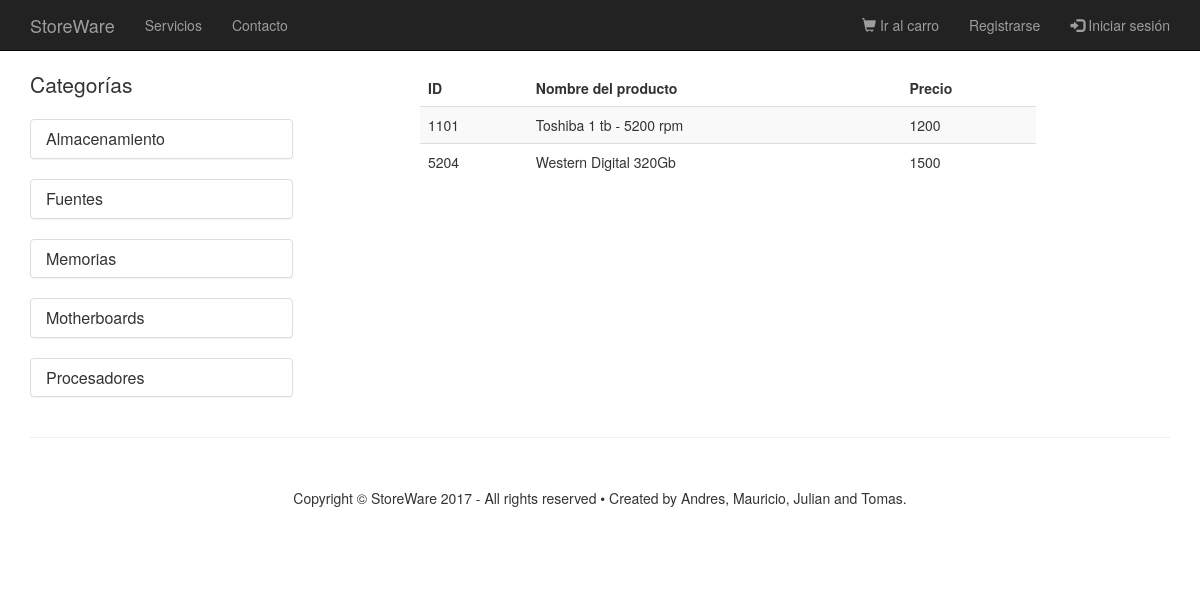
Before: /StoreWare/categorias/almacenamiento/almacenamiento-hdd.php with the older database file.
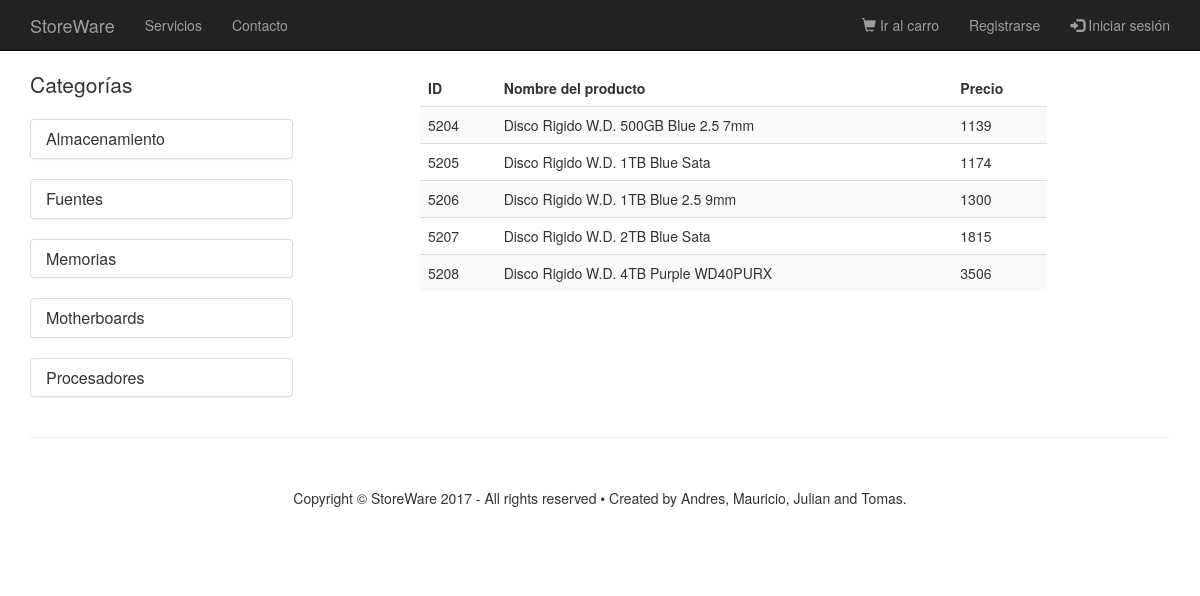
After: the same page with the newer database file.
### tables this page shows
CREATE TABLE `producto` (
  `id_producto` int(11) NOT NULL AUTO_INCREMENT,
  `nombre` varchar(100) NOT NULL,
  `precio` double NOT NULL,
  `stock` int(11) NOT NULL,
  `id_subcategoria` int(11) NOT NULL,
  `foto` varchar(100) NOT NULL,
  PRIMARY KEY (`id_producto`),
  KEY `fk_idsubcat_idx` (`id_subcategoria`),
  CONSTRAINT `fk_idsubcat` FOREIGN KEY (`id_subcategoria`) REFERENCES `subcategoria` (`id_subCategoria`) ON DELETE NO ACTION ON UPDATE NO ACTION
);

### StoreWare/validate.php (called while the page is built, shortened)
<?php
  $visible=false;
 ?>

### StoreWare/categorias/almacenamiento/almacenamiento-hdd.php (the view, shortened to what this page needs)
<!DOCTYPE html>
<html lang="en">
<?php include("../../validate.php") ?>
<head>
    <link href="../../css/bootstrap.min.css" rel="stylesheet">
    <link href="../../css/shop-homepage.css" rel="stylesheet">
</head>
<body>
    <nav class="navbar navbar-inverse navbar-fixed-top" role="navigation">
        <div class="container">
            <div class="navbar-header">
                <a class="navbar-brand" href="../../index.php">StoreWare</a>
            </div>
            <div class="collapse navbar-collapse" id="bs-example-navbar-collapse-1">
                <ul class="nav navbar-nav">
                    <li>
                        <a href="../../about-services.php">Servicios</a>
                    </li>
                    <li>
                        <a href="../../contact.php">Contacto</a>
                    </li>
                </ul>
                <ul class="nav navbar-nav navbar-right">
                    <li><a href="../../carro/checkout.php"><span class="glyphicon glyphicon-shopping-cart"></span> Ir al carro</a></li>
                    <?php
                        if ($visible) {
                            echo ("<li><a>Bienvenido <b>" . $_SESSION["usuario"] .
                            "</b></a></li>");
                            if ($admin) {
                                echo ("<li>
                                <a href="."../../admin-cp.php".">Panel de Control</a>
                                </li>");
                            }
                            ?>
                            <li><a href="../../php/logout.php"><span class="glyphicon glyphicon-log-out"></span> Cerrar sesión</a></li>
                            <?php
                        }
                        else {
                          ?>
                            <li><a href="../../registro-login.html">Registrarse</a></li>
                            <li><a href="../../login.html"><span class="glyphicon glyphicon-log-in"></span> Iniciar sesión</a></li>
                        <?php }  ?>
                </ul>
            </div>
        </div>
    </nav>
    <div class="container">
        <div class="row">
            <div class="col-md-3">
                <p class="lead">Categorías</p>
                <div class="panel-group">
                  <div class="panel panel-default">
                    <a data-toggle="collapse" href="#collapse-almacenamiento" class="panel-title">
                      <div class="panel-heading">
                        <h4 class="panel-title">
                          Almacenamiento
                        </h4>
                      </div>
                    </a>
                  </div>
                </div>
                <div class="panel-group">
                  <div class="panel panel-default">
                    <a data-toggle="collapse" href="#collapse-fuentes" class="panel-title">
                      <div class="panel-heading">
                        <h4 class="panel-title">
                          Fuentes
                        </h4>
                      </div>
                    </a>
                  </div>
                </div>
                <div class="panel-group">
                  <div class="panel panel-default">
                    <a data-toggle="collapse" href="#collapse-memorias" class="panel-title">
                      <div class="panel-heading">
                        <h4 class="panel-title">
                          Memorias
                        </h4>
                      </div>
                    </a>
                  </div>
                </div>
                <div class="panel-group">
                  <div class="panel panel-default">
                    <a data-toggle="collapse" href="#collapse-motherboards" class="panel-title">
                      <div class="panel-heading">
                        <h4 class="panel-title">
                          Motherboards
                        </h4>
                      </div>
                    </a>
                  </div>
                </div>
                <div class="panel-group">
                  <div class="panel panel-default">
                    <a data-toggle="collapse" href="#collapse-procesadores" class="panel-title">
                      <div class="panel-heading">
                        <h4 class="panel-title">
                          Procesadores
                        </h4>
                      </div>
                  </a>
                  </div>
                </div>
          </div>
<div class="container">
    <div class="row">
        <div class="col-md-7 col-md-offset-1">
            <?php
                include("../../php/conexion.inc");
                $sql = "SELECT * FROM producto WHERE id_subcategoria = 101; ";
                $resultado = mysqli_query($con, $sql);
            ?>
                  <table class="table table-striped">
                      <thead>
                          <tr>
                              <td><b>ID</b></td>
                              <td><b>Nombre del producto</b></td>
                              <td><b>Precio</b></td>
                              <td></td>
                          </tr>
                    </thead>
                      <tbody>
                      <?php
                      while ($fila = mysqli_fetch_array($resultado))
                      {
                      ?>
                      <form method="POST" action="../../carro/agregacar.php">
                          <tr>
                              <td><?php echo ($fila['id_producto']); ?> <input type="hidden" name="id_producto" value="<?php echo ($fila['id_producto']); ?>"></input></td>
                              <td><?php echo ($fila['nombre']); ?> <input type="hidden" name="nombre" value="<?php echo ($fila['nombre']); ?> "></input></td>
                              <td><?php echo ($fila['precio']); ?> <input type="hidden" name="precio" value="<?php echo ($fila['precio']); ?> "></input></td>
                          </tr>
                      </form>
                        <?php
                            }
                        ?>
                      </tbody>
                 </table>
        </div>
    </div>
</div>
          <div class="container">
        <hr>
        <footer>
            <div class="row" style="text-align:center">
                <div class="col-lg-12">
                    <p>Copyright &copy; StoreWare 2017 - All rights reserved • Created by Andres, Mauricio, Julian and Tomas.</p>
                </div>
            </div>
        </footer>
          </div>
</body>
</html>

### StoreWare/css/shop-homepage.css (style rules this page uses)
body { padding-top: 70px; }
footer { margin: 50px 0; }

Changed rows visible on the page:
removed producto: id_producto "1101", nombre "Toshiba 1 tb - 5200 rpm", precio "1200"
changed producto id 5204: nombre "Western Digital 320Gb" → "Disco Rigido W.D. 500GB Blue 2.5 7mm"; precio "1500" → "1139"
added producto: id_producto "5205", nombre "Disco Rigido W.D. 1TB Blue Sata", precio "1174"
added producto: id_producto "5206", nombre "Disco Rigido W.D. 1TB Blue 2.5 9mm", precio "1300"
added producto: id_producto "5207", nombre "Disco Rigido W.D. 2TB Blue Sata", precio "1815"
added producto: id_producto "5208", nombre "Disco Rigido W.D. 4TB Purple WD40PURX", precio "3506"
